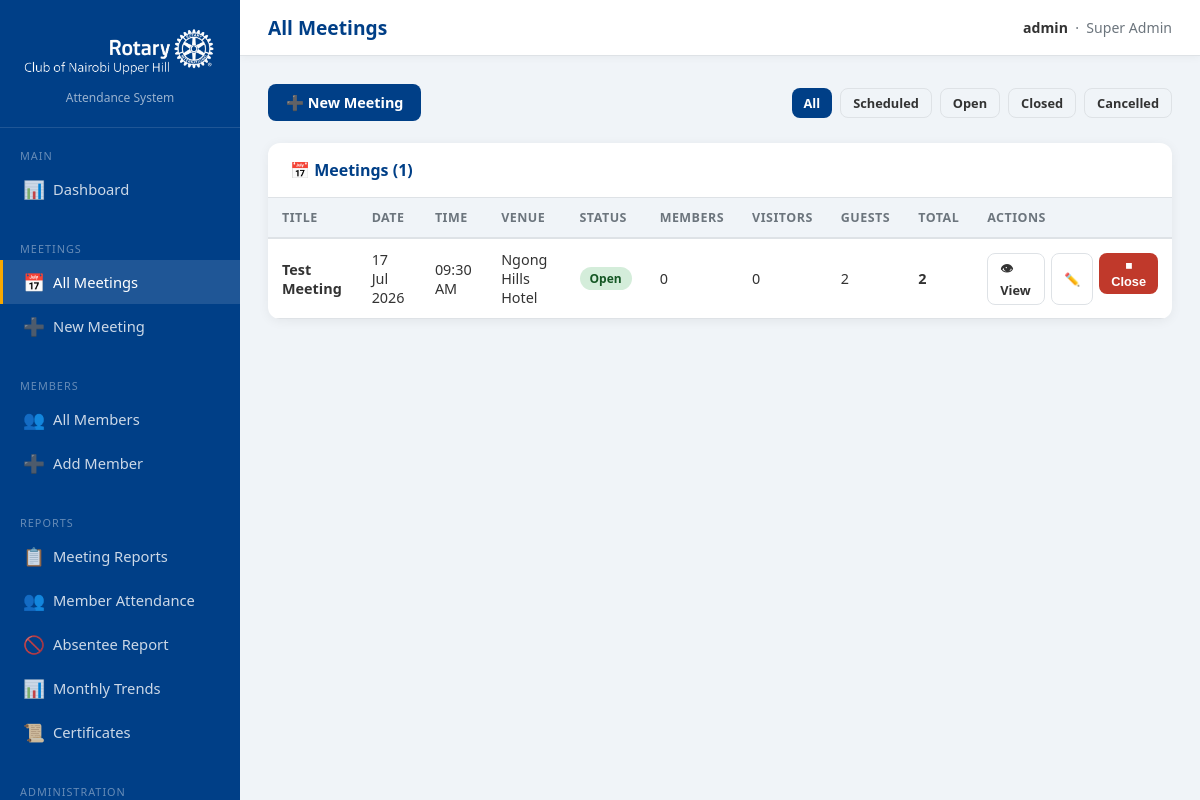
/admin/meetings/index.php (signed in), run on the app's committed database.
### tables this page shows
CREATE TABLE `meetings` (
  `id` int UNSIGNED NOT NULL,
  `club_id` int UNSIGNED NOT NULL,
  `title` varchar(200) NOT NULL,
  `meeting_date` date NOT NULL,
  `start_time` time NOT NULL,
  `end_time` time DEFAULT NULL,
  `venue` varchar(255) DEFAULT NULL,
  `theme` varchar(255) DEFAULT NULL,
  `qr_token` varchar(100) NOT NULL,
  `qr_expires_at` datetime DEFAULT NULL,
  `status` enum('Scheduled','Open','Closed','Cancelled') NOT NULL DEFAULT 'Scheduled',
  `created_by` int UNSIGNED DEFAULT NULL,
  `created_at` timestamp NOT NULL DEFAULT CURRENT_TIMESTAMP,
  `updated_at` timestamp NOT NULL DEFAULT CURRENT_TIMESTAMP ON UPDATE CURRENT_TIMESTAMP
);

### admin/meetings/index.php (the view, shortened to what this page needs)
<?php
$pdo = getPDO();
$statusFilter =  $_GET['status'] ?? '';
$where  =  $statusFilter ? "WHERE m.status = " .  $pdo->quote($statusFilter) : '';
$meetings =  $pdo->query("
    SELECT m.*, c.club_name,
           COALESCE(ms.total_members_present,0)    AS members_present,
           COALESCE(ms.total_visiting_rotarians,0) AS visitors,
           COALESCE(ms.total_guests,0)             AS guests,
           COALESCE(ms.total_attendees,0)          AS total_attendees
    FROM   meetings m
    JOIN   clubs c ON c.id = m.club_id
    LEFT   JOIN meeting_summary ms ON ms.meeting_id = m.id
     $where
    ORDER  BY m.meeting_date DESC, m.start_time DESC
")->fetchAll();
require_once '../includes/layout_top.php';
?>
<div class="page-actions">
    <a href="create.php" class="btn btn-primary">➕ New Meeting</a>
    <div style="margin-left:auto; display:flex; gap:8px;">
        <?php foreach ([''=>'All','Scheduled'=>'Scheduled','Open'=>'Open','Closed'=>'Closed','Cancelled'=>'Cancelled'] as  $val=>$lbl): ?>
            <a href="?status=<?=  $val ?>"
               class="btn btn-sm <?= ($statusFilter===$val) ? 'btn-primary' : 'btn-outline' ?>">
                <?=  $lbl ?>
            </a>
        <?php endforeach; ?>
    </div>
</div>
<div class="card">
    <div class="card-header">
        <h2>📅 Meetings (<?= count($meetings) ?>)</h2>
    </div>
    <div class="table-wrap">
        <table>
            <thead>
                <tr>
                    <th>Title</th>
                    <th>Date</th>
                    <th>Time</th>
                    <th>Venue</th>
                    <th>Status</th>
                    <th>Members</th>
                    <th>Visitors</th>
                    <th>Guests</th>
                    <th>Total</th>
                    <th>Actions</th>
                </tr>
            </thead>
            <tbody>
            <?php if (empty($meetings)): ?>
                <tr><td colspan="10" style="text-align:center;color:#999;padding:30px">No meetings found.</td></tr>
            <?php else: ?>
                <?php foreach ($meetings as  $m):
                     $badgeMap = ['Scheduled'=>'badge-gold','Open'=>'badge-green','Closed'=>'badge-gray','Cancelled'=>'badge-red'];
                     $badge    =  $badgeMap[$m['status']] ?? 'badge-gray';
                ?>
                <tr>
                    <td><strong><?= htmlspecialchars($m['title']) ?></strong></td>
                    <td><?= date('d M Y', strtotime($m['meeting_date'])) ?></td>
                    <td><?= date('h:i A', strtotime($m['start_time'])) ?></td>
                    <td><?= htmlspecialchars($m['venue'] ?? '—') ?></td>
                    <td><span class="badge <?=  $badge ?>"><?=  $m['status'] ?></span></td>
                    <td><?=  $m['members_present'] ?></td>
                    <td><?=  $m['visitors'] ?></td>
                    <td><?=  $m['guests'] ?></td>
                    <td><strong><?=  $m['total_attendees'] ?></strong></td>
                    <td>
                        <div class="actions">
                            <a href="view.php?id=<?=  $m['id'] ?>"
                               class="btn btn-outline btn-sm">👁 View</a>
                            <a href="edit.php?id=<?=  $m['id'] ?>"
                               class="btn btn-outline btn-sm">✏️</a>
                            <?php if ($m['status'] === 'Scheduled'): ?>
                                <form method="POST" style="display:inline">
                                    <input type="hidden" name="meeting_id" value="<?=  $m['id'] ?>">
                                    <input type="hidden" name="new_status" value="Open">
                                    <button name="toggle_status" class="btn btn-green btn-sm">▶ Open</button>
                                </form>
                            <?php elseif ($m['status'] === 'Open'): ?>
                                <form method="POST" style="display:inline">
                                    <button name="toggle_status" class="btn btn-red btn-sm">⏹ Close</button>
                                </form>
                            <?php endif; ?>
                        </div>
                    </td>
                </tr>
                <?php endforeach; ?>
            <?php endif; ?>
            </tbody>
        </table>
    </div>
</div>
<?php require_once '../includes/layout_bottom.php'; ?>

### admin/includes/layout_top.php (style rules this page uses)
*, *::before, *::after { box-sizing: border-box; margin: 0; padding: 0; }
:root { --blue: #003f87; --gold: #f7a800; --green: #009a44; --red: #c0392b; --light: #f0f4f8; --white: #ffffff; --text: #333333; --muted: #6c757d; --border: #dee2e6; --sidebar-w: 240px; }
body { font-family: 'Segoe UI', sans-serif; background: var(--light); color: var(--text); display: flex; min-height: 100vh; }
.card { background: var(--white); border-radius: 12px; box-shadow: 0 2px 12px rgba(0,0,0,0.06); overflow: hidden; }
.card-header { padding: 16px 22px; border-bottom: 1px solid var(--border); display: flex; align-items: center; justify-content: space-between; }
.card-header h2 { font-size: 1rem; color: var(--blue); }
.btn { display: inline-flex; align-items: center; gap: 6px; padding: 9px 18px; border-radius: 8px; font-size: 0.9rem; font-weight: 600; cursor: pointer; border: none; text-decoration: none; transition: opacity 0.2s; }
.btn-primary { background: var(--blue); color: #fff; }
.btn-red { background: var(--red); color: #fff; }
.btn-outline { background: transparent; border: 1.5px solid var(--border); color: var(--text); }
.btn-sm { padding: 5px 12px; font-size: 0.8rem; }
.table-wrap { overflow-x: auto; }
table { width: 100%; border-collapse: collapse; font-size: 0.9rem; }
thead th { background: var(--light); padding: 11px 14px; text-align: left; font-size: 0.78rem; text-transform: uppercase; letter-spacing: 0.5px; color: var(--muted); border-bottom: 2px solid var(--border); }
tbody tr { border-bottom: 1px solid var(--border); transition: background 0.1s; }
tbody td { padding: 11px 14px; vertical-align: middle; }
.badge { display: inline-block; padding: 3px 10px; border-radius: 20px; font-size: 0.75rem; font-weight: 600; }
.badge-green { background: #d4edda; color: #155724; }
.page-actions { display: flex; gap: 10px; align-items: center; margin-bottom: 22px; }
.actions { display: flex; gap: 6px; }

### data on the page
meetings: title "Test Meeting", meeting_date "17 Jul 2026", start_time "09:30 AM", venue "Ngong Hills Hotel", status "Open", members_present "0", visitors "0", guests "2", total_attendees "2"

### other printed values
$pageTitle "All Meetings"
$_SESSION['admin_username'] "admin"
$_SESSION['admin_role'] "Super Admin"
$lbl "All"
$lbl "Scheduled"
$lbl "Open"
$lbl "Closed"
$lbl "Cancelled"
count($meetings) "1"
